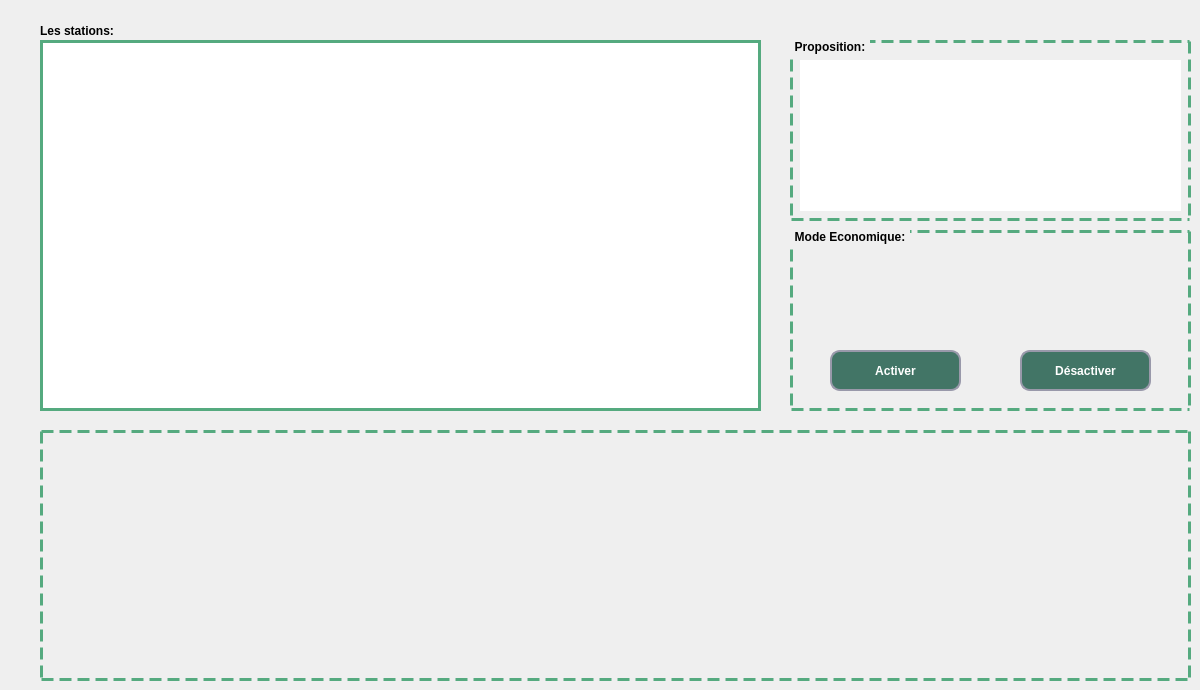
     <widget class="QWidget" name="Etude_de_station">
      <attribute name="title">
       <string>Etude de station</string>
      </attribute>
      <widget class="QGroupBox" name="Proposition">
       <property name="geometry">
        <rect>
         <x>790</x>
         <y>40</y>
         <width>401</width>
         <height>181</height>
        </rect>
       </property>
       <property name="styleSheet">
        <string notr="true">QGroupBox {
    border: 3px dashed rgb(85, 170, 127);
    margin-top: 1ex; /* leave space at the top for the title */
font: 75 9pt &quot;MS Shell Dlg 2&quot;;
font-weight: bold;
}

QGroupBox::title {
    subcontrol-origin: margin;
    padding: 0 3px;
}
</string>
       </property>
       <property name="title">
        <string>Proposition:</string>
       </property>
       <widget class="QLabel" name="label_9">
        <property name="geometry">
         <rect>
          <x>10</x>
          <y>20</y>
          <width>381</width>
          <height>151</height>
         </rect>
        </property>
        <property name="autoFillBackground">
         <bool>false</bool>
        </property>
        <property name="styleSheet">
         <string notr="true">font: 12pt &quot;MS Shell Dlg 2&quot;;
QLabel {
    vertical-align: top;
}
</string>
        </property>
        <property name="text">
         <string/>
        </property>
       </widget>
       <widget class="QTextBrowser" name="textBrowser">
        <property name="geometry">
         <rect>
          <x>10</x>
          <y>20</y>
          <width>381</width>
          <height>151</height>
         </rect>
        </property>
        <property name="styleSheet">
         <string notr="true">QScrollBar:horizontal {
    border: 2px solid grey;
    background: #3f7265;
    height: 15px;
    margin: 0px 20px 0 20px;
}
QScrollBar::handle:horizontal {
    background:rgb(238, 238, 238);
    min-width: 20px;
}
QScrollBar::add-line:horizontal {
    border: 2px solid grey;
    background: #3f7265;
    width: 20px;
    subcontrol-position: right;
    subcontrol-origin: margin;
}

QScrollBar::sub-line:horizontal {
    border: 2px solid grey;
    background: #3f7265;
    width: 20px;
    subcontrol-position: left;
    subcontrol-origin: margin;
}
QTextBrowser {
    border: 0px solid rgb(85, 170, 127);
    inner-border: 3px dashed rgb(85, 170, 127);
    margin-top: 1ex; /* leave space at the top for the title */
font: 13pt &quot;MS Shell Dlg 2&quot;;
}

</string>
        </property>
       </widget>
      </widget>
      <widget class="QLabel" name="statestique">
       <property name="geometry">
        <rect>
         <x>40</x>
         <y>430</y>
         <width>1151</width>
         <height>251</height>
        </rect>
       </property>
       <property name="styleSheet">
        <string notr="true">QLabel {
    border: 3px dashed rgb(85, 170, 127);
    margin-top: 1ex; /* leave space at the top for the title */
font: 10pt &quot;MS Shell Dlg 2&quot;;
}
</string>
       </property>
       <property name="text">
        <string/>
       </property>
       <property name="scaledContents">
        <bool>true</bool>
       </property>
      </widget>
      <widget class="QLabel" name="label_2">
       <property name="geometry">
        <rect>
         <x>40</x>
         <y>20</y>
         <width>151</width>
         <height>21</height>
        </rect>
       </property>
       <property name="styleSheet">
        <string notr="true">QLabel{
font: 75 12pt &quot;MS Shell Dlg 2&quot;;
font-weight: bold;}</string>
       </property>
       <property name="text">
        <string>Les stations:</string>
       </property>
      </widget>
      <widget class="QTableView" name="tableView_station_2">
       <property name="geometry">
        <rect>
         <x>40</x>
         <y>40</y>
         <width>721</width>
         <height>371</height>
        </rect>
       </property>
       <property name="styleSheet">
        <string notr="true">QHeaderView::section {
	font: 75 9pt &quot;MS Shell Dlg 2&quot;;
font-weight: bold;
	color:rgb(66,117,102);
    padding: 4px;
    border-style: solid ;
    border-bottom: 2px solid rgb(85, 170, 127) ;
    border-right: 2px solid rgb(85, 170, 127) ;
}
QScrollBar:horizontal {
    border: 2px solid grey;
    background: #3f7265;
    height: 15px;
    margin: 0px 20px 0 20px;
}
QScrollBar::handle:horizontal {
    background:rgb(238, 238, 238);
    min-width: 20px;
}
QScrollBar::add-line:horizontal {
    border: 2px solid grey;
    background: #3f7265;
    width: 20px;
    subcontrol-position: right;
    subcontrol-origin: margin;
}

QScrollBar::sub-line:horizontal {
    border: 2px solid grey;
    background: #3f7265;
    width: 20px;
    subcontrol-position: left;
    subcontrol-origin: margin;
}
QTableView {
    border: 3px solid rgb(85, 170, 127);
    inner-border: 3px dashed rgb(85, 170, 127);
    margin-top: 1ex; /* leave space at the top for the title */
font: 10pt &quot;MS Shell Dlg 2&quot;;
}

</string>
       </property>
      </widget>
      <widget class="QGroupBox" name="Proposition_2">
       <property name="geometry">
        <rect>
         <x>790</x>
         <y>230</y>
         <width>401</width>
         <height>181</height>
        </rect>
       </property>
       <property name="styleSheet">
        <string notr="true">QGroupBox {
    border: 3px dashed rgb(85, 170, 127);
    margin-top: 1ex; /* leave space at the top for the title */
font: 75 9pt &quot;MS Shell Dlg 2&quot;;
font-weight: bold;
}

QGroupBox::title {
    subcontrol-origin: margin;
    padding: 0 3px;
}
</string>
       </property>
       <property name="title">
        <string>Mode Economique:</string>
       </property>
       <widget class="QPushButton" name="pushButton_Eco">
        <property name="geometry">
         <rect>
          <x>40</x>
          <y>120</y>
          <width>131</width>
          <height>41</height>
         </rect>
        </property>
        <property name="styleSheet">
         <string notr="true">QPushButton{
 background: rgb(66, 117, 102);
border-radius:10px;
border-style:solid;
border-width:2px;
border-color:#9999aa;
color:white;
font: 75 9pt &quot;MS Shell Dlg 2&quot;;
font-weight: bold;
}
QPushButton:enabled{
 background-color: rgb(66, 117, 102);
color:white;
}

QPushButton:pressed{
 background-color: qlineargradient(spread:pad, x1:0.5, y1:0.0342727, x2:0.5, y2:1, stop:0 rgba(0, 255, 255, 255), stop:1 rgba(255, 255, 255, 255));
color:#fffffe;
}

QPushButton:hover:!pressed{
 background-color:   rgb(221,222,217);
color:#0c2f70;
}

QPushButton:disabled{
background-color:rgb(66, 117, 102);
color:#ffffff;
}</string>
        </property>
        <property name="text">
         <string>Activer</string>
        </property>
       </widget>
       <widget class="QPushButton" name="pushButton_Eco_des">
        <property name="geometry">
         <rect>
          <x>230</x>
          <y>120</y>
          <width>131</width>
          <height>41</height>
         </rect>
        </property>
        <property name="styleSheet">
         <string notr="true">QPushButton{
 background: rgb(66, 117, 102);
border-radius:10px;
border-style:solid;
border-width:2px;
border-color:#9999aa;
color:white;
font: 75 9pt &quot;MS Shell Dlg 2&quot;;
font-weight: bold;
}
QPushButton:enabled{
 background-color: rgb(66, 117, 102);
color:white;
}

QPushButton:pressed{
 background-color: qlineargradient(spread:pad, x1:0.5, y1:0.0342727, x2:0.5, y2:1, stop:0 rgba(0, 255, 255, 255), stop:1 rgba(255, 255, 255, 255));
color:#fffffe;
}

QPushButton:hover:!pressed{
 background-color:   rgb(221,222,217);
color:#0c2f70;
}

QPushButton:disabled{
background-color:rgb(66, 117, 102);
color:#ffffff;
}</string>
        </property>
        <property name="text">
         <string>Désactiver</string>
        </property>
       </widget>
       <widget class="QLabel" name="label_4">
        <property name="geometry">
         <rect>
          <x>155</x>
          <y>28</y>
          <width>91</width>
          <height>71</height>
         </rect>
        </property>
        <property name="text">
         <string/>
        </property>
        <property name="scaledContents">
         <bool>true</bool>
        </property>
       </widget>
      </widget>
      <zorder>Proposition</zorder>
      <zorder>statestique</zorder>
      <zorder>label_2</zorder>
      <zorder>Proposition_2</zorder>
      <zorder>tableView_station_2</zorder>
     </widget>
